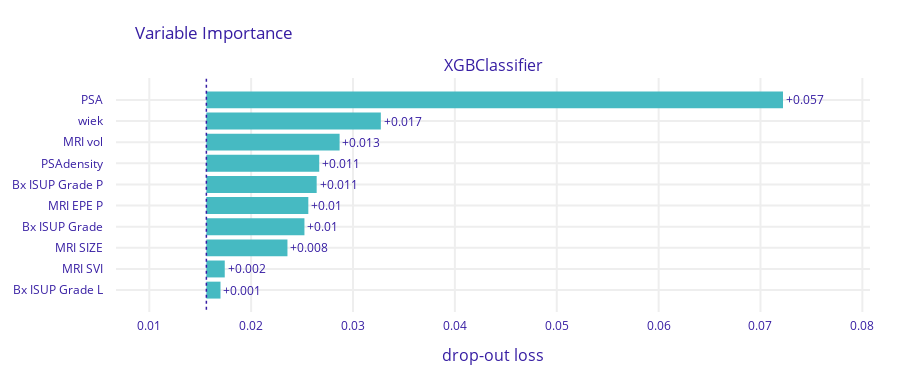

Notebook source saved alongside this figure:
### Code cell
hyperparams = {'colsample_bytree': 1.0, 'gamma': 0.2, 'learning_rate': 0.01, 'max_depth': 5, 'n_estimators': 200, 'subsample': 0.8}

untrained_model = XGBClassifier(random_state=42, **hyperparams)

y_true, y_pred, y_pred_probs, false_positive_rate, true_positive_rate, total_roc_auc, trained_model = train_and_evaluate_model(untrained_model, X, y, numerical_cols, categorical_cols, n_folds=5)
plot_roc(false_positive_rate, true_positive_rate, total_roc_auc)
plot_confusion_matrix(y_true, y_pred)
plot_feature_importances(trained_model, X, y)
plot_discrimination_threshold(untrained_model, X, y)
brier = brier_score_loss(y_true, y_pred_probs)
print(f"Brier score: {brier:.4f}")

### Figure 1 — Plotly figure (JSON) as saved in the notebook; plotly's stock layout.template omitted (floating-point values rounded to 4 significant figures)
{"data": [{"base": 0.0156, "hoverinfo": "text", "hoverlabel": {"bgcolor": "rgba(0,0,0,0.8)"}, "hovertext": ["Model: XGBClassifier loss after<br>variable: PSA is permuted: 0.072<br>Drop-out loss change: +0.057", "Model: XGBClassifier loss after<br>variable: wiek is permuted: 0.033<br>Drop-out loss change: +0.017", "Model: XGBClassifier loss after<br>variable: MRI vol is permuted: 0.029<br>Drop-out loss change: +0.013", "Model: XGBClassifier loss after<br>variable: PSAdensity is permuted: 0.027<br>Drop-out loss change: +0.011", "Model: XGBClassifier loss after<br>variable: Bx ISUP Grade P is permuted: 0.026<br>Drop-out loss change: +0.011", "Model: XGBClassifier loss after<br>variable: MRI EPE P is permuted: 0.026<br>Drop-out loss change: +0.01", "Model: XGBClassifier loss after<br>variable: Bx ISUP Grade is permuted: 0.025<br>Drop-out loss change: +0.01", "Model: XGBClassifier loss after<br>variable: MRI SIZE is permuted: 0.024<br>Drop-out loss change: +0.008", "Model: XGBClassifier loss after<br>variable: MRI SVI is permuted: 0.017<br>Drop-out loss change: +0.002", "Model: XGBClassifier loss after<br>variable: Bx ISUP Grade L is permuted: 0.017<br>Drop-out loss change: +0.001"], "marker": {"color": "#46bac2"}, "orientation": "h", "showlegend": false, "text": ["+0.057", "+0.017", "+0.013", "+0.011", "+0.011", "+0.01", "+0.01", "+0.008", "+0.002", "+0.001"], "textposition": "outside", "type": "bar", "x": [0.05661, 0.01713, 0.01308, 0.01108, 0.01083, 0.01001, 0.009628, 0.007959, 0.001805, 0.001388], "xaxis": "x", "y": ["PSA", "wiek", "MRI vol", "PSAdensity", "Bx ISUP Grade P", "MRI EPE P", "Bx ISUP Grade", "MRI SIZE", "MRI SVI", "Bx ISUP Grade L"], "yaxis": "y"}], "layout": {"annotations": [{"font": {"size": 16}, "showarrow": false, "text": "XGBClassifier", "x": 0.5, "xanchor": "center", "xref": "paper", "y": 1, "yanchor": "bottom", "yref": "paper"}, {"font": {"size": 16}, "showarrow": false, "text": "drop-out loss", "x": 0.5, "xanchor": "center", "xref": "paper", "y": 0, "yanchor": "top", "yref": "paper", "yshift": -30}], "font": {"color": "#371ea3"}, "height": 383, "margin": {"b": 71, "r": 30, "t": 78}, "shapes": [{"line": {"color": "#371ea3", "dash": "dot", "width": 1.5}, "type": "line", "x0": 0.0156, "x1": 0.0156, "xref": "x", "y0": -1, "y1": 10, "yref": "y"}], "title": {"text": "Variable Importance", "x": 0.15}, "xaxis": {"anchor": "y", "automargin": true, "domain": [0, 1], "fixedrange": true, "gridwidth": 2, "range": [0.006731, 0.08075], "tickcolor": "white", "ticklen": 3, "ticks": "outside", "type": "linear", "zeroline": false}, "yaxis": {"anchor": "x", "automargin": true, "autorange": "reversed", "domain": [0, 1], "fixedrange": true, "gridwidth": 2, "tickcolor": "white", "ticklen": 10, "ticks": "outside", "type": "category"}}}
